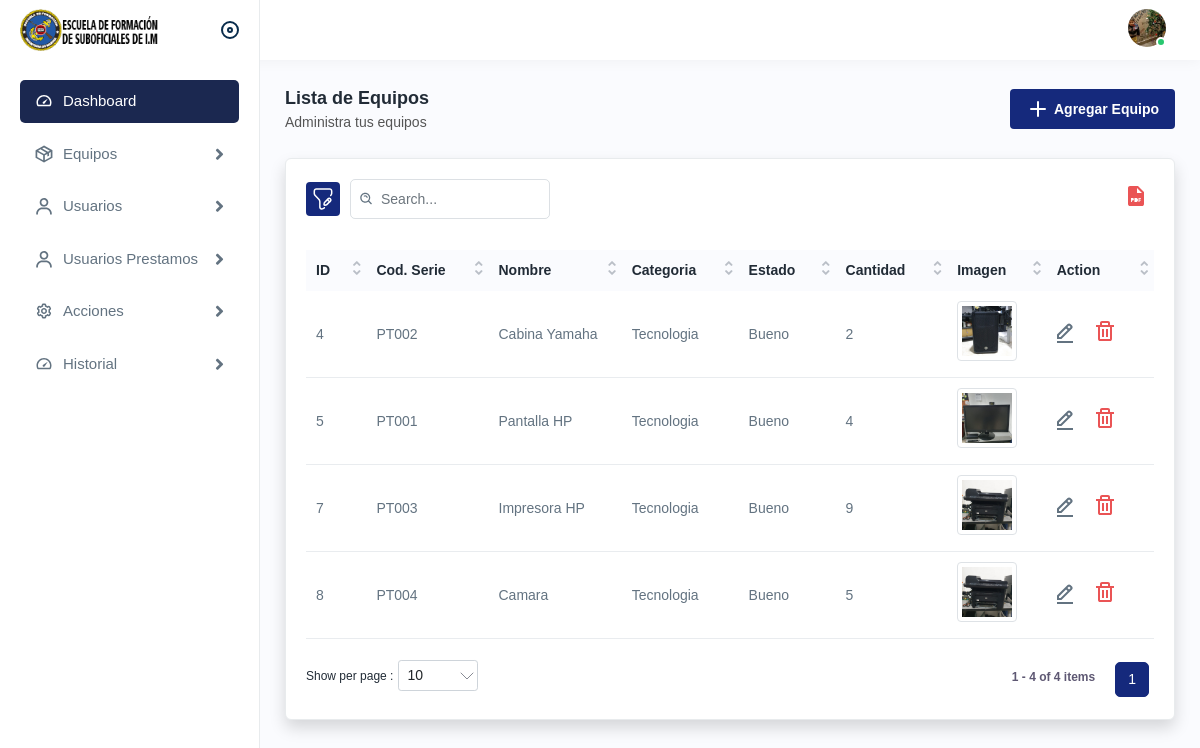
Page /productlist.php (signed in) on the earlier database version.
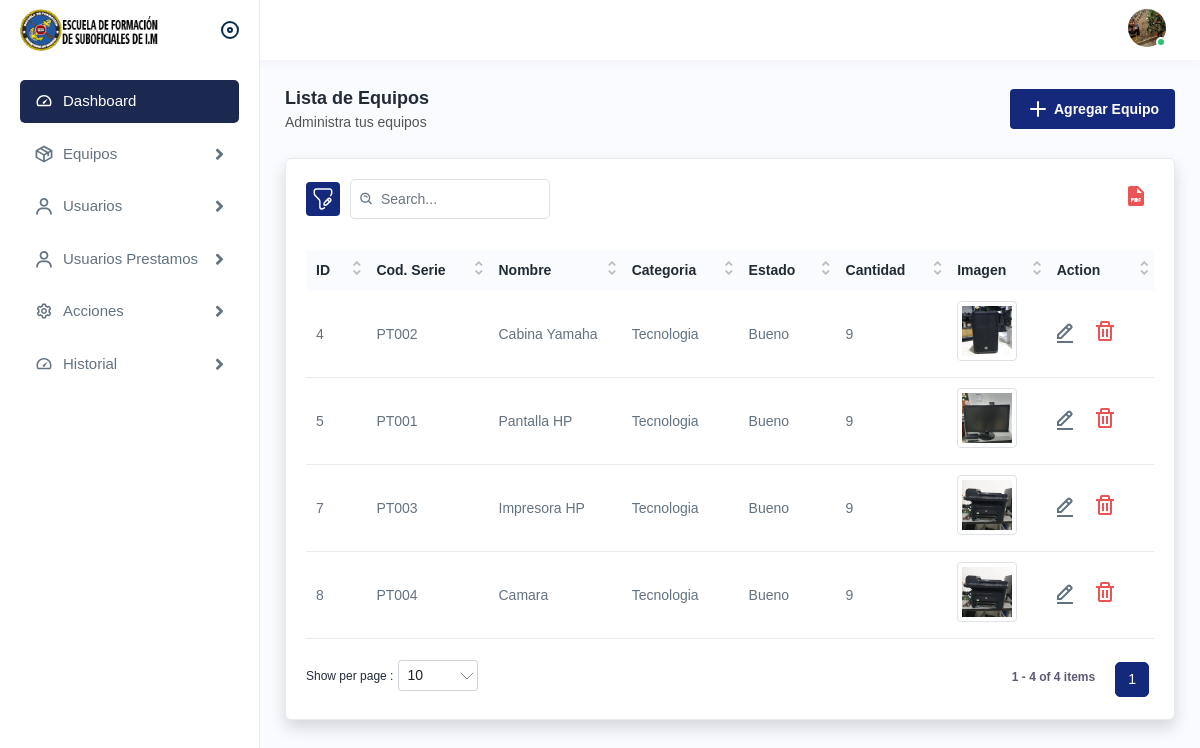
Same page on the later database version.
### tables this page shows
CREATE TABLE `equipos` (
  `id` int(11) NOT NULL,
  `Serie` varchar(50) NOT NULL,
  `Nombre` varchar(100) NOT NULL,
  `Categoria` varchar(100) NOT NULL,
  `Estado` varchar(30) NOT NULL,
  `Cantidad` int(11) NOT NULL,
  `Imagen` longblob NOT NULL
);

### productlist.php (the view, shortened to what the changed rows need)
<!DOCTYPE html>
<html lang="en">
<head>
  <link rel="stylesheet" href="assets/css/bootstrap.min.css" />
  <link rel="stylesheet" href="assets/css/animate.css" />
  <link rel="stylesheet" href="assets/plugins/select2/css/select2.min.css" />
  <link rel="stylesheet" href="assets/css/dataTables.bootstrap4.min.css" />
  <link rel="stylesheet" href="assets/plugins/fontawesome/css/fontawesome.min.css" />
  <link rel="stylesheet" href="assets/plugins/fontawesome/css/all.min.css" />
  <link rel="stylesheet" href="assets/css/style.css" />
</head>
<body>
  <div class="page-wrapper">
    <div class="content">
      <div class="card shadow">
        <div class="card-body">
          <div class="table-responsive">
            <table class="table datanew">
              <thead>
                <tr>
                  <th>ID</th>
                  <th>Cod. Serie</th>
                  <th>Nombre</th>
                  <th>Categoria</th>
                  <th>Estado</th>
                  <th>Cantidad</th>
                  <th>Imagen</th>
                  <th>Action</th>
                </tr>
              </thead>
              <tbody>
                <tr>
                  <?php
                  include "./conexion.php";
                  $sql = $mysqli->query("SELECT * FROM equipos");
                  while ($datos = $sql->fetch_object()) { ?>
                    <td><?php echo $datos->id ?></td>
                    <td><?php echo $datos->Serie ?></td>
                    <td><?php echo $datos->Nombre ?></td>
                    <td><?php echo $datos->Categoria ?></td>
                    <td><?php echo $datos->Estado ?></td>
                    <td><?php echo $datos->Cantidad ?></td>
                    <td>
                      <img src="<?php echo $datos->Imagen ?>" alt="Imagen" class="img-thumbnail" style="width: 60px; height: 60px;">
                    </td>
                    <td>
                      <a class="me-3" href="editproduct.php?id=<?php echo $datos->id; ?>">
                        <img src="assets/img/icons/edit.svg" alt="img" />
                      </a>
                      <a class="me-3 " href="javascript:void(0);" onclick="confirmDeletion(<?php echo $datos->id; ?>)">
                        <img src="assets/img/icons/delete.svg" alt="img" />
                      </a>
                    </td>
                </tr>
              <?php } ?>
              </tbody>
            </table>
          </div>
        </div>
      </div>
    </div>
  </div>
</body>
</html>

Differences in the rows shown:
changed equipos "PT002": Cantidad "2" → "9"
changed equipos "PT001": Cantidad "4" → "9"
changed equipos "PT004": Cantidad "5" → "9"
